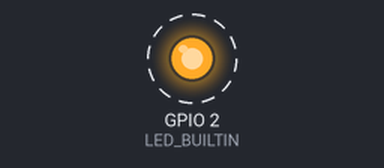
This sketch was run on a simulated ESP32. Shown: output pins drawn as LEDs (lit = HIGH). Dashed ring = blinking. WiFi joins after 1.5 s; servers stay silent unless stated; what the sketch prints to the serial monitor is not drawn.

Above: at 2.05 s.
Timing chart, 0 to 5.0 s (numbered marks = the images above):
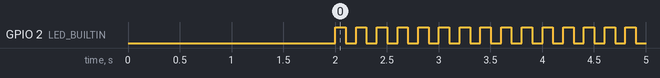

Measured:
- by itself, GPIO 2 (LED_BUILTIN): alternates HIGH for 0.10 s and LOW for 0.10 s

The sketch:

OTA-test.ino
```cpp
#include <WiFi.h>
#include <ArduinoOTA.h>

const char* ssid = "Redmi";
const char* password = "simple23";

// we will control these in subsequent updates
#define LED_BUILTIN 2
#define LED_DELAY 100
#define FIRMWARE_VERSION "1.0"

void setupOTA() {
  // Initialize OTA
  ArduinoOTA.setHostname("esp32"); // Set the hostname
  ArduinoOTA.setPassword("admin"); // Set the OTA password
  ArduinoOTA.onStart([]() {
    Serial.println("Start updating.");
  });
  ArduinoOTA.onEnd([]() {
    Serial.println("\nEnd");
  });
  ArduinoOTA.onProgress([](unsigned int progress, unsigned int total) {
    Serial.printf("Progress: %u%%\r", (progress / (total / 100)));
  });
  ArduinoOTA.onError([](ota_error_t error) {
    Serial.printf("Error[%u]: ", error);
    if (error == OTA_AUTH_ERROR)         Serial.println("Auth Failed");
    else if (error == OTA_BEGIN_ERROR)   Serial.println("Begin Failed");
    else if (error == OTA_CONNECT_ERROR) Serial.println("Connect Failed");
    else if (error == OTA_RECEIVE_ERROR) Serial.println("Receive Failed");
    else if (error == OTA_END_ERROR)     Serial.println("End Failed");
  });
  ArduinoOTA.begin();
}

void setupPeripherals() {
  pinMode(LED_BUILTIN, OUTPUT);
}

void setupWifi() {
  // Connect to Wi-Fi
  WiFi.begin(ssid, password);
  Serial.print("Connecting to WiFi");
  while (WiFi.status() != WL_CONNECTED) {
    delay(1000);
    Serial.print(".");
  }
  Serial.println("\nConnected to WiFi");
}

void blinkLED() {
  digitalWrite(LED_BUILTIN, HIGH);
  delay(LED_DELAY);
  digitalWrite(LED_BUILTIN, LOW);
  delay(LED_DELAY);
}

void setup() {
  Serial.begin(115200);

  setupPeripherals();
  setupWifi();
  setupOTA();

  Serial.print("IP address: ");
  Serial.println(WiFi.localIP());
  Serial.printf("Device v%s\n", FIRMWARE_VERSION);
}

void loop() {
  ArduinoOTA.handle(); // Handles OTA update, if any

  // Your application logic goes here
  blinkLED();
}
```
